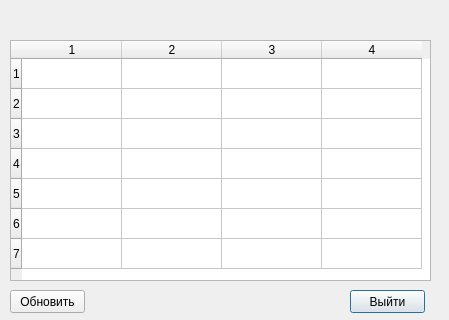
<?xml version="1.0" encoding="UTF-8"?>
<ui version="4.0">
 <class>portsManualDialog</class>
 <widget class="QDialog" name="portsManualDialog">
  <property name="geometry">
   <rect>
    <x>0</x>
    <y>0</y>
    <width>449</width>
    <height>320</height>
   </rect>
  </property>
  <property name="windowTitle">
   <string>Dialog</string>
  </property>
  <widget class="QTableWidget" name="tableWidget">
   <property name="geometry">
    <rect>
     <x>10</x>
     <y>40</y>
     <width>421</width>
     <height>241</height>
    </rect>
   </property>
   <property name="rowCount">
    <number>7</number>
   </property>
   <property name="columnCount">
    <number>4</number>
   </property>
   <row/>
   <row/>
   <row/>
   <row/>
   <row/>
   <row/>
   <row/>
   <column/>
   <column/>
   <column/>
   <column/>
  </widget>
  <widget class="QPushButton" name="exitButton">
   <property name="geometry">
    <rect>
     <x>350</x>
     <y>290</y>
     <width>75</width>
     <height>23</height>
    </rect>
   </property>
   <property name="text">
    <string>Выйти</string>
   </property>
  </widget>
  <widget class="QPushButton" name="updateButton">
   <property name="geometry">
    <rect>
     <x>10</x>
     <y>290</y>
     <width>75</width>
     <height>23</height>
    </rect>
   </property>
   <property name="text">
    <string>Обновить</string>
   </property>
  </widget>
  <widget class="QLabel" name="objectNameLabel">
   <property name="geometry">
    <rect>
     <x>20</x>
     <y>10</y>
     <width>221</width>
     <height>16</height>
    </rect>
   </property>
   <property name="text">
    <string/>
   </property>
  </widget>
 </widget>
 <resources/>
 <connections/>
</ui>
